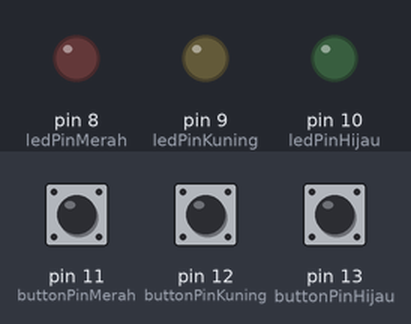
The sketch below on a simulated Arduino Uno, built with avr-gcc and run on an emulated ATmega328P. Parts: output pins drawn as LEDs (lit = HIGH). The inputs (shaded band) are chosen by the test bench; at power-on: pin 11 (buttonPinMerah) LOW, pin 12 (buttonPinKuning) LOW, pin 13 (buttonPinHijau) LOW.

Above: at 1.2 s.
1.3 s: pin 11 (buttonPinMerah) pulled HIGH for 0.15 s
At 1.37 s:
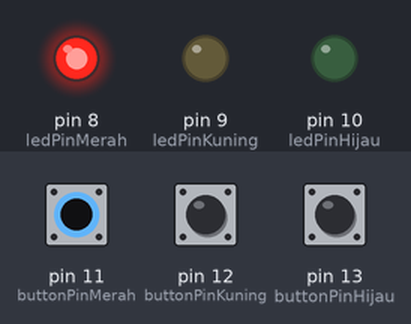
2.9 s: pin 12 (buttonPinKuning) pulled HIGH for 0.15 s
At 2.97 s:
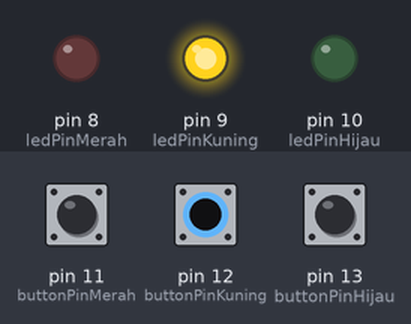
4.5 s: pin 13 (buttonPinHijau) pulled HIGH for 0.15 s
At 4.57 s:
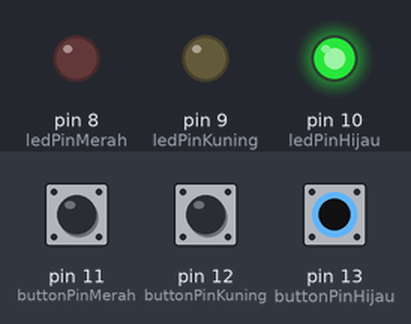
6.1 s: pin 13 (buttonPinHijau) pulled HIGH for 3.2 s
At 10.5 s:
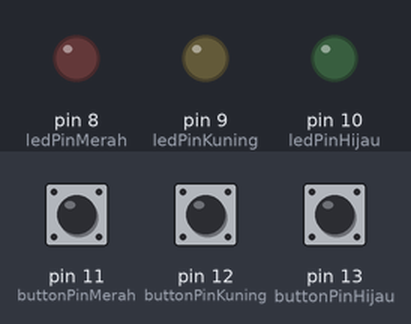
10.8 s: pin 11 (buttonPinMerah) pulled HIGH for 3.2 s
At 11.8 s:
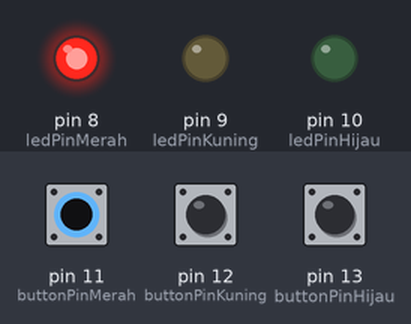
15.5 s: pin 11 (buttonPinMerah) driven HIGH and pin 12 (buttonPinKuning) driven HIGH
At 16.5 s:
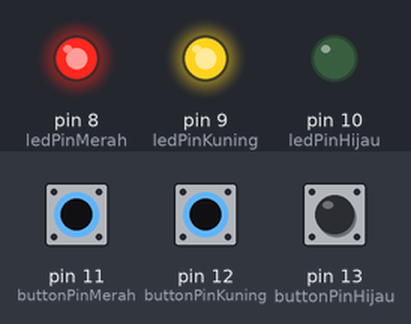
Timing chart, 0 to 18.0 s (numbered marks = the images above; inputs shaded):
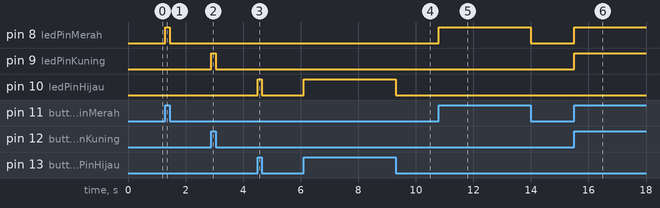

The sketch:

sketch.ino
```cpp
int ledPinMerah = 8;
int ledPinKuning = 9;
int ledPinHijau = 10;

int buttonPinMerah = 11;
int buttonPinKuning = 12;
int buttonPinHijau = 13;

void setup() {
  pinMode(ledPinMerah, OUTPUT);
  pinMode(ledPinKuning, OUTPUT);
  pinMode(ledPinHijau, OUTPUT);

  digitalWrite(ledPinMerah, LOW);
  digitalWrite(ledPinKuning, LOW);
  digitalWrite(ledPinHijau, LOW);

  pinMode(buttonPinMerah, INPUT);
  pinMode(buttonPinKuning, INPUT);
  pinMode(buttonPinHijau, INPUT);
}

void loop() {
  if (digitalRead(buttonPinMerah) == HIGH) {
    digitalWrite(ledPinMerah, HIGH);
  } else {
    digitalWrite(ledPinMerah, LOW);
  }

  if (digitalRead(buttonPinKuning) == HIGH) {
    digitalWrite(ledPinKuning, HIGH);
  } else {
    digitalWrite(ledPinKuning, LOW);
  }

  if (digitalRead(buttonPinHijau) == HIGH) {
    digitalWrite(ledPinHijau, HIGH);
  } else {
    digitalWrite(ledPinHijau, LOW);
  }
}
```

Measured:
- after the input at 1.3 s, pin 8 (ledPinMerah): LOW → HIGH at once, → LOW 0.15 s later
- after the input at 2.9 s, pin 9 (ledPinKuning): LOW → HIGH at once, → LOW 0.15 s later
- after the input at 4.5 s, pin 10 (ledPinHijau): LOW → HIGH at once, → LOW 0.15 s later
- after the input at 6.1 s, pin 10 (ledPinHijau): LOW → HIGH at once, → LOW 3.2 s later
- after the input at 10.8 s, pin 8 (ledPinMerah): LOW → HIGH at once, → LOW 3.2 s later
- after the input at 15.5 s, pin 8 (ledPinMerah), pin 9 (ledPinKuning): LOW → HIGH at once
